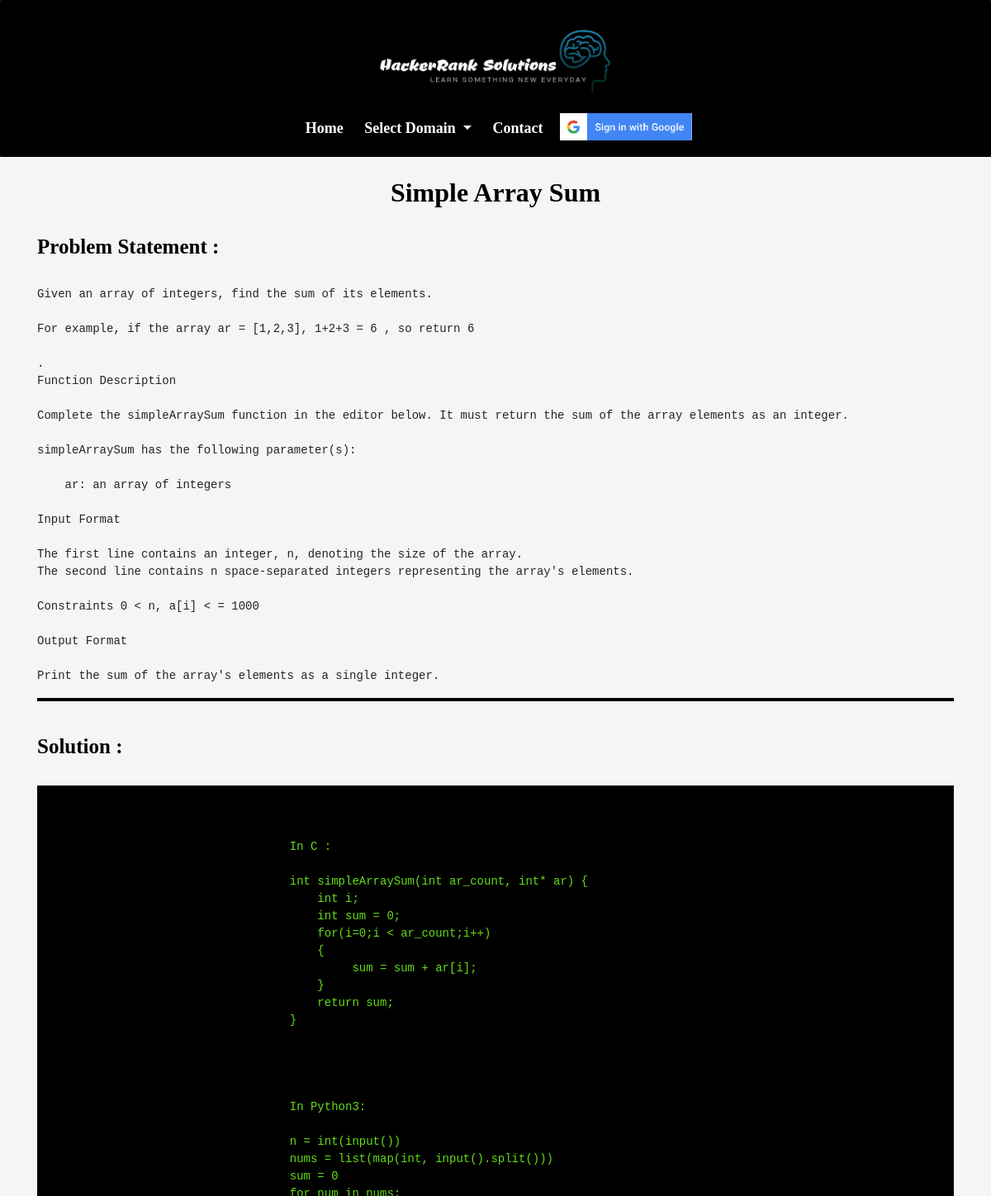
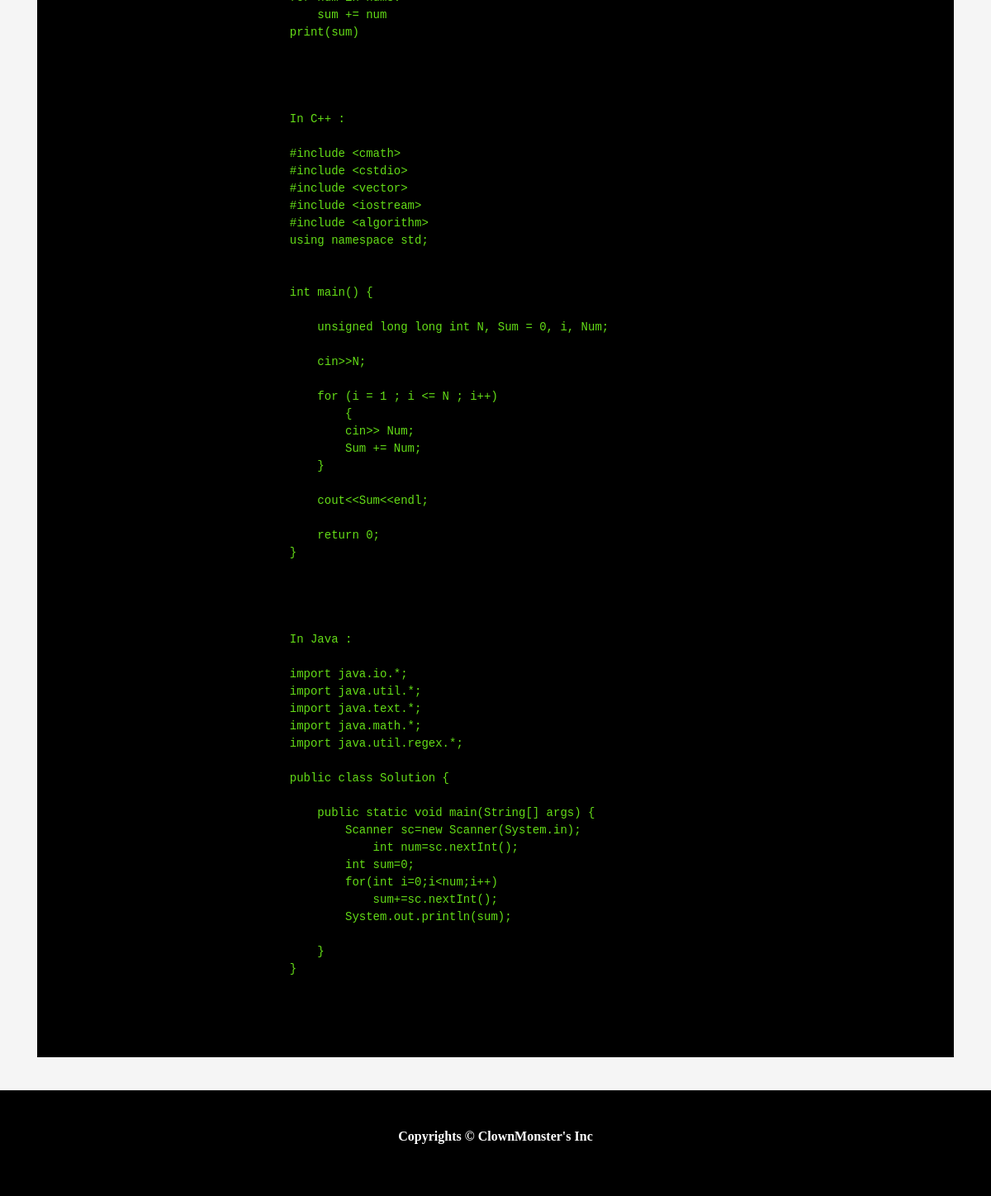
Page /arraysumproblemsolving/ on the committed database (2 pictures, top to bottom).
### home/models.py (models this page shows, shortened)
class solution(models.Model):
    title = models.CharField(max_length=200, blank=False)
    choice = (('datastructures','datastructures'),
              ('algorithms','algorithms'),
              ('problemsolving','problemsolving'),
              ('python','python'),
              ('java','java'),
              ('interview','interview'),
              ('c','c'),
              ('c++','c++'))
    group = models.CharField(max_length=30, choices=choice, default='choose')
    slug = models.SlugField(max_length=200, blank=False)
    problemStatement = models.TextField(blank=False)
    solution = models.TextField(blank=False)

### home/views.py (the view)
# urls.py: path('<slug:slug>/',SolutionDetail.as_view(),name='solutionDetail'),
class SolutionDetail(generic.DetailView):
    model = solution
    template_name = 'solution_detail.html'

### home/templates/solution_detail.html (shortened to what this page needs)
{% load static %}
<html lang="en">
    <head>
        <link rel="stylesheet" href="https://stackpath.bootstrapcdn.com/bootstrap/4.5.2/css/bootstrap.min.css">
    </head>
    <body>
        <header class="header_area">
            <div class="main_menu">
                <nav class="navbar navbar-expand-lg ">
                    <div class="container box_1620">
                    <a class="nav-title" href = "" ><img src="{% static '/home/logo2.png' %}"></a>
                    <div class="collapse navbar-collapse offset" id="navbarSupportedContent">
                        <ul class="nav navbar-nav menu_nav ml-auto">
                            <li class="nav-item"><a class="nav-link" href="{% url 'solutionList' %}">Home</a></li>
                    <li class="nav-item dropdown">
                        <a class="nav-link dropdown-toggle" href="#" id="navbarDropdownMenuLink" data-toggle="dropdown" aria-haspopup="true" aria-expanded="false">
                          Select Domain
                        </a>
                      </li>
                            <li class="nav-item"><a class="nav-link" href="https://clownmonster.github.io/My_Portfolio/contact.html">Contact</a></li>
                            {% if user.is_authenticated %}
                                <li class="nav-item"><a class="nav-link" href>{{user.username}}</a></li>
                                <li class="nav-item" id="logoutBtn"><a class="nav-link">Logout</a></li>
                               {% else %}
                                <li id = "loginBtn" class="nav-item"><img src="{% static '/home/sign_in.png' %}"></li>
                            {% endif %}
                        </ul>
                    </div>
                    </div>
                </nav>
            </div>
        </header>
        <div class="container">
            <div class="title" >
                <h3><b>{{ object.title }}</b></h3>
            </div>
            <br/>
            <div>
                <div>
                    <h3 class="p-title">Problem Statement :</h3>
                    <br/>
                    <pre>{{ object.problemStatement }}</pre>
                </div>
            </div>
            <hr style = "height:4px;border-width:0;color:gray;background-color:black">
        <br/>
            <div>
                <div>
                    <h3 class="p-title" >Solution : </h3>
                    <br/>
                <div class="code-block">
                    <pre>
                        <code  style="margin-bottom:6rem;">{{ object.solution }}</code>
                    </pre>
                </div>
                <br/>
                </div>
            </div>
        </div>
       <footer class="footer">
        <div class="part2">
            <p>Copyrights &copy ClownMonster's Inc</p>
        </div>
    </footer>
    </body>
</html>

### home/templates/solution_detail.html (style rules this page uses)
* { box-sizing: border-box; margin: 0px; border: 0px; padding: 0px; }
body { background: whitesmoke; }
.header_area { background:linear-gradient(#000428,#004e92); background:black; color: white; transition: background-color 0.4s, all 0.3s linear; padding: 0.3rem; border-radius: 1px; }
.nav-title { color:white ; font-size: 30px; font-family: Georgia, 'Times New Roman', Times, serif; font-weight: bolder; }
.nav-title > img { width: 19rem; }
.nav-item, .nav-link { font-size: 18px; color:white !important; text-decoration: none; padding-right: 0.6rem; font-family: "Heebo"; font-weight: bolder; }
#loginBtn { margin-top: 0.2rem; width: 10rem; cursor: pointer; margin-left: 0.2rem; }
#loginBtn > img { width: 10rem; }
a { text-decoration: none; transition: all 0.3s ease-in-out; }
.container { color:black; justify-content: center; align-items: center; flex-direction: column; }
.container > .title > h3 { font-size: 32px; align-self: center; font-family: "Heebo"; }
.p-title { font-family: "Heebo"; font-weight: bolder; font-size: 25px; }
.title { display: flex; justify-content: center; }
.footer { font-family: "Heebo"; font-weight:bold ; background:linear-gradient(#000428,#004e92); background:black; height: 8rem; color:white; display: flex; justify-content: center; flex-direction: column; align-content: center; }
.footer > .part2 { display: flex; justify-content: center; align-content: center; align-self: center; }
.code-block { background-color: black; }
.code-block > pre { padding-top: 4rem; display: flex; justify-content: center; padding-right: 7rem; }
.code-block > pre > code { color:#64dd17 !important; }

### rows in the picture
solution: title "Simple Array Sum", problemStatement "Given an array of integers, find the sum of its elements. For example, if the array ar = [1,2,3], 1+2+3 = 6 , so return 6 . Function Description Complete the simpleArraySum function in the editor below. It must return the sum of the array elements as an integer. simpleArraySum has the following parameter(s): ar: an array of integers Input Format The first line contains an integer, n, denoting the size of the array. The second line contains n space-separated integers representing the array's elements. Constraints 0 < n, a[i] < = 1000 Output Format Print the sum of the array's elements as a single integer.", solution "In C : int simpleArraySum(int ar_count, int* ar) { int i; int sum = 0; for(i=0;i < ar_count;i++) { sum = sum + ar[i]; } return sum; } In Python3: n = int(input()) nums = list(map(int, input().split())) sum = 0 for num in nums: sum += num print(sum) In C++ : #include <cmath> #include <cstdio> #include <vector> #include <iostream> #include <algorithm> using namespace std; int main() { unsigned long long int N, Sum = 0, i, Num; cin>>N; for (i = 1 ; i <= N ; i++) { cin>> Num; Sum += Num; } cout<<Sum<<endl; return 0; } In Java : import java.io.*; import java.util.*; import java.text.*; import java.math.*; import java.util.regex.*; public class Solution { public static void main(String[] args) {…"
